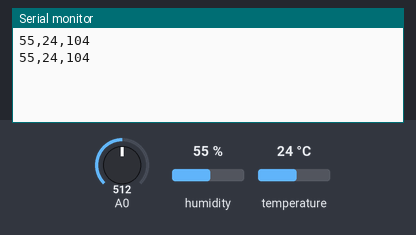
The sketch below on a simulated Arduino Uno, built with avr-gcc and run on an emulated ATmega328P. On the bench: the last lines printed to the serial monitor. The test bench sets the inputs (shaded band); at power-on: humidity 55 %, A0 = 512, temperature 24 °C.

Above: at 2.8 s.
2.9 s: humidity set to 22 %
At 4.4 s:
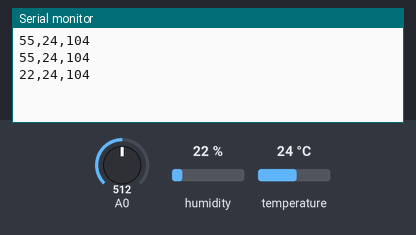
5.6 s: A0 set to 716
At 6.8 s:
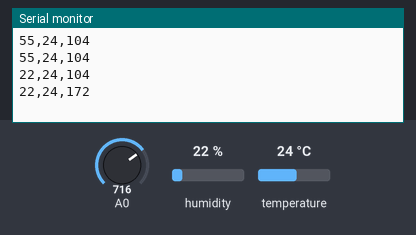
8.3 s: temperature set to 12 °C
At 10.8 s:
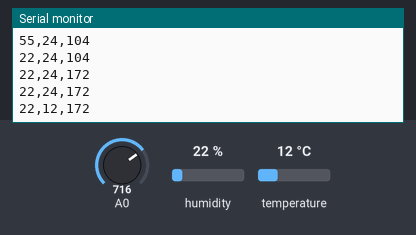
11.0 s: A0 set to 900
At 12.8 s:
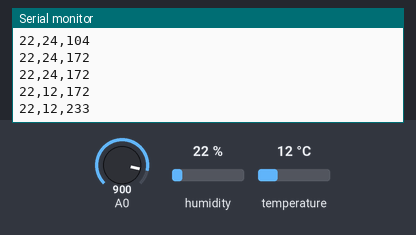
13.7 s: humidity set to 40 %
At 15.2 s:
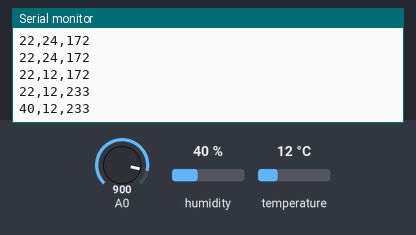
Timing chart, 0 to 16.7 s (numbered marks = the images above; inputs shaded):
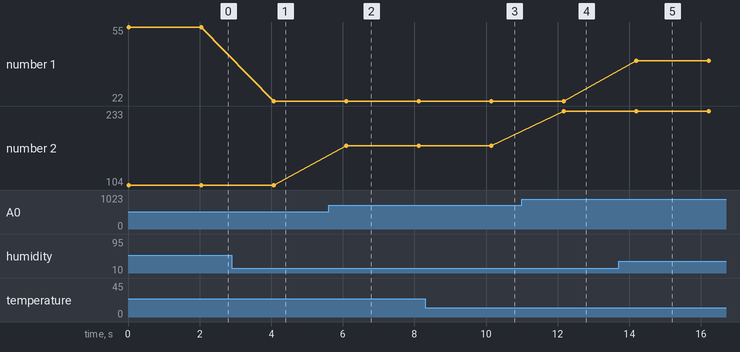

Measured:
- after the input at 2.9 s, the serial monitor: prints a new line after 1.2 s (image 1)
- after the input at 5.6 s, the serial monitor: prints a new line after 0.50 s (image 2)
- after the input at 8.3 s, the serial monitor: prints a new line after 1.8 s (image 3)
- after the input at 11.0 s, the serial monitor: prints a new line after 1.2 s (image 4)
- after the input at 13.7 s, the serial monitor: prints a new line after 0.49 s (image 5)
- plotted number 1: 55 → 22 after the input at 2.9 s, 22 → 40 after the input at 13.7 s
- plotted number 2: 104 → 172 after the input at 5.6 s, 172 → 233 after the input at 11.0 s

The sketch:

Sensor.ino
```cpp
#include <dht11.h>
#define DHT11PIN 6

dht11 DHT11;
int sensorVals[] = {0,0,0};

void setup()
{
  Serial.begin(9600);

}

void loop()
{
  Serial.println();

  int chk = DHT11.read(DHT11PIN);

  sensorVals[0] = (int)DHT11.humidity;
  sensorVals[1] = (int)DHT11.temperature;
  sensorVals[2] = analogRead(0);

  if(sensorVals[2] < 200)
  {
    sensorVals[2] = 0;
  }else{
    sensorVals[2] = (sensorVals[2]-200)/3;
  }


  Serial.print(sensorVals[0]);
  Serial.print(",");
  Serial.print(sensorVals[1]);
  Serial.print(",");
  Serial.print(sensorVals[2]);
  Serial.println("");
  delay(2000);

}
```
